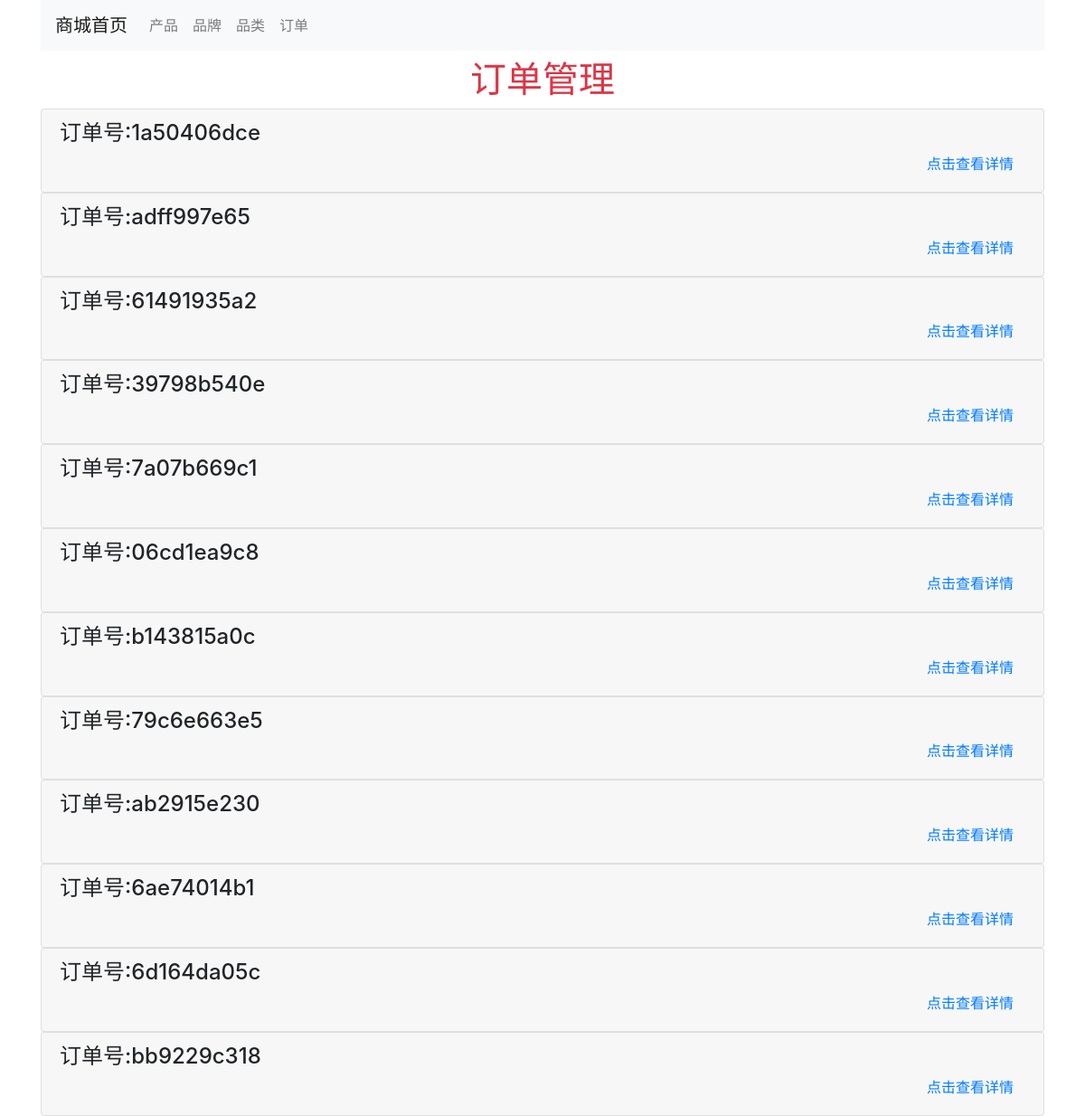
/order (signed in), run on the app's committed database.
### shop/customers/model.py (models this page shows, shortened)
class CustomerOrder(db.Model):
    id = db.Column(db.Integer,primary_key=True)
    invoice = db.Column(db.String(20),unique=True,nullable=False)
    status = db.Column(db.String(20),default='等待商家处理',nullable=False)
    customer_id = db.Column(db.Integer,unique=False,nullable=False)
    date_created = db.Column(db.DateTime,default=datetime.utcnow,nullable=False)
    orders = db.Column(JsonEcodedDict)

### shop/admin/routes.py (the view)
@app.route('/order')
def order():
    if 'email' not in session:
        flash(f'请先登陆','danger')
        return redirect(url_for('login'))
    orders = CustomerOrder.query.order_by(CustomerOrder.id.desc()).all()
    return render_template('admin/order.html',title="order page",orders=orders)

### shop/customers/model.py (called while the page is built)
    def process_result_value(self,value,dialect):
        if value is None:
            return {}
        else:
            return json.loads(value)

### shop/templates/admin/order.html (shortened to what this page needs)
{% extends 'layout.html' %}
{% block content %}
{% include 'adminbar.html' %}
<div class="text-center h1 text-danger mt-2">订单管理</div>
<div class="container mt-2">
            {% for order in orders %}
                <div class="accordion" id="accordionExample-{{loop.index}}">
                    <div class="card">
                        <div class="card-header" id="headingOne-{{loop.index}}">
                          <h4 class="mb-0">
                            订单号:{{order.invoice}}&nbsp;
                            <button class="btn btn-link btn-block text-right" type="button" data-toggle="collapse" data-target="#collapseOne-{{loop.index}}" aria-expanded="true" aria-controls="collapseOne-{{loop.index}}">
                                点击查看详情
                            </button>
                          </h4>
                        </div>
                    </div>
                </div>
            {% endfor %}
</div>
{% endblock content %}

### data on the page
CustomerOrder: invoice "1a50406dce"
CustomerOrder: invoice "adff997e65"
CustomerOrder: invoice "61491935a2"
CustomerOrder: invoice "39798b540e"
CustomerOrder: invoice "7a07b669c1"
CustomerOrder: invoice "06cd1ea9c8"
CustomerOrder: invoice "b143815a0c"
CustomerOrder: invoice "79c6e663e5"
CustomerOrder: invoice "ab2915e230"
CustomerOrder: invoice "6ae74014b1"
CustomerOrder: invoice "6d164da05c"
CustomerOrder: invoice "bb9229c318"
